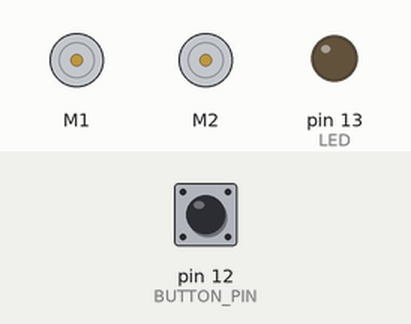
Recording of a sketch running on a simulated Arduino Uno, built with avr-gcc and run on an emulated ATmega328P. On the bench: 2 × DC motor (green arrow = forward, orange = backward, longer = faster), output pins drawn as LEDs (lit = HIGH). The inputs (shaded band) are chosen by the test bench; at power-on: pin 12 (BUTTON_PIN) HIGH.

Above: at 1.2 s.
1.3 s: pin 12 (BUTTON_PIN) pulled LOW for 0.15 s
At 2.1 s:
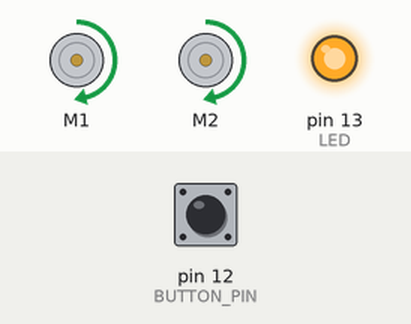
4.4 s: pin 12 (BUTTON_PIN) pulled LOW for 3.2 s
At 6.1 s:
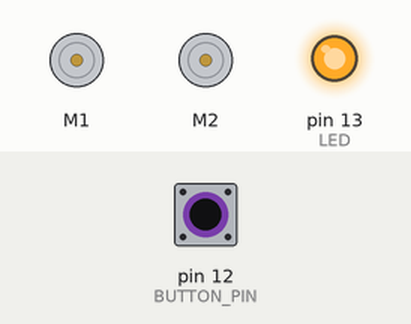
9.1 s: pin 12 (BUTTON_PIN) pulled LOW for 1 s
At 10.5 s:
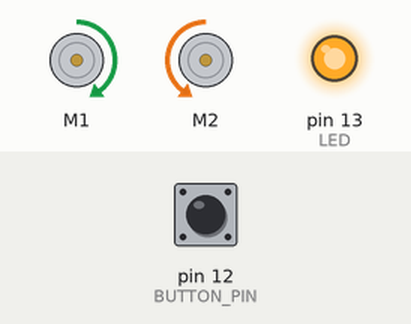
Timing chart, 0 to 19.1 s (numbered marks = the images above; inputs shaded):
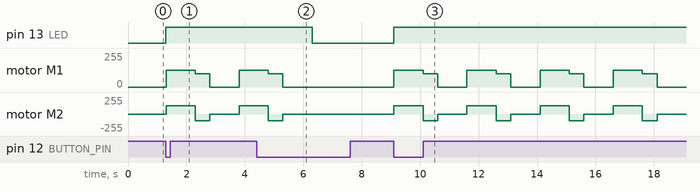

Measured:
- after the input at 1.3 s, pin 13 (LED): LOW → HIGH at once; motor M1: stopped → forward 124/255 at once, → forward 99/255 1.0 s later, → stopped 0.50 s later, → forward 124/255 1.0 s later; motor M2: stopped → forward 124/255 at once, → backward 99/255 1.0 s later, → stopped 0.50 s later, → forward 124/255 1.0 s later
- after the input at 4.4 s, pin 13 (LED): HIGH → LOW after 1.9 s; motor M1, motor M2: goes on until 5.3 s, then stays stopped
- after the input at 9.1 s, pin 13 (LED): LOW → HIGH at once; motor M1: stopped → forward 124/255 at once, then repeats every 2.5 s: forward 99/255 0.50 s, stopped 1.0 s, forward 124/255 1.0 s; motor M2: stopped → forward 124/255 at once, then repeats every 2.5 s: backward 99/255 0.50 s, stopped 1.0 s, forward 124/255 1.0 s

The sketch:

Activity1_C1_Solution.ino
```cpp
/******************************************************************************
 * EAIT Mining Workshop Activity 1: Drive forward, turn & reverse
 *
 * This activity introduce the driving functions to get the RedBot moving
 *
 * Hardware setup:
 * The power switch must be on, the motors must be connected, and the board
 * must be receiving power from the battery. The motor switch must also be
 * switched to RUN.
 *
 * 04 Feb 2022 R. Danam
 *****************************************************************************/

// This line "includes" the RedBot library into your sketch. It provides
// special objects, methods, and functions for the RedBot.
#include <RedBot.h>

#define IDLE 0          // RedBot is IDLE when it is stationary
#define ACTIVE 1        // RedBot is ACTIVE when it is moving
#define BUTTON_PIN 12   // Define BUTTON_PIN as pin 12 on the microcontroller
#define LED 13          // Define LED as pin 13 on the microcontroller

/*****************************************************************************/
/*                            GLOBAL VARIABLES                               */
/*****************************************************************************/

// Instantiate the motor control object. This only needs to be done once
RedBotMotors motors;

// Program variables
unsigned long debounceDuration; // store pushbutton debounce duration
unsigned long lastTimeButtonStateChanged; // record time of button press
byte buttonState, lastButtonState; // state variables to store button values
int motionState; // state variable to indicate whether RedBot is moving or not


/*****************************************************************************/
/*                          REDBOT CONTROL FUNCTIONS                         */
/*****************************************************************************/
/**
 * Implements the pushbutton as a toggle the RedBot motionState variable
 * between ACTIVE and IDLE, i.e when the RedBot is moving or stationary,
 * respectively. Each press of the button will change the motionState variable
 * from ACTIVE to IDLE or from IDLE to ACTIVE.
 */
void setMotionState() {
  // Check if difference in current time given by millis() and the last time
  // the button was pressed is greater than 50ms
  if (millis() - lastTimeButtonStateChanged > debounceDuration) {
    // Read the current button pin value and store this in buttonState
    // buttonState is LOW when button is pressed, HIGH when not pressed
    buttonState = digitalRead(BUTTON_PIN);

    // Check if the current buttonState is not equal to the lastButtonState
    if (buttonState != lastButtonState) {
      // Record the time when the button was pressed
      lastTimeButtonStateChanged = millis();
      lastButtonState = buttonState; // Update the lastButtonState value

      if (buttonState == LOW) { // if button is pressed
        // Use a ternary operator to update the motion state
        // syntax: (condition) ? value_if_true : value_if_false
        motionState = (motionState == ACTIVE) ? IDLE: ACTIVE;
      }
    }
  }
}

/*****************************************************************************/
/*                          REDBOT DRIVE FUNCTIONS                           */
/*****************************************************************************/
/**
 * Implements RedBotMotors methods to turn both wheels so that the RedBot
 * drives forward
 */
void driveForward() {
  motors.drive(125);  // Turn on Left and right motors
  delay(1000);          // delay for 1000 ms
  motors.stop();        // Stops both motors
}

/**
 * Implements RedBotMotors methods to turn both wheels so that the RedBot
 * moves backward
 */
void reverse() {
  motors.drive(-125);
  delay(1000);    // delay for 1000 ms
  motors.stop();  // brake() motors
  delay(500);     // delay for 500 ms
}

/**
 * Implements RedBotMotors methods to turn both wheels so that the RedBot
 * pivots on the spot to the right in a clockwise motion
 */
void pivotRight() {
  motors.rightMotor(-100);    // Turn CCW at motorPower of 100
  motors.leftMotor(-100);     // Turn CCW at motorPower of 100
  delay(500);     // delay for 500 ms
  motors.brake(); // brake() motors
  delay(1000);    // delay for 1000 ms
}

/**
 * Implements RedBotMotors methods to turn both wheels so that the RedBot
 * pivots on the spot to the left in a counter-clockwise motion
 */
void pivotLeft() {
  motors.rightMotor(100);    // Turn CW at motorPower of 100
  motors.leftMotor(100);     // Turn CW at motorPower of 100
  delay(500);     // delay for 500 ms
  motors.brake(); // brake() motors
  delay(1000);    // delay for 1000 ms
}

/**
 * Uses the functions above to move the RedBot so it traces out a square or
 * a rectangle
 */
void moveRedBot() {
  driveForward();

  // Need to tweak the values in rightMotor() & leftMotors() so that it turns
  // 90 degrees accurately
  pivotRight();
}

/*****************************************************************************/
/*                                  MAIN                                     */
/*****************************************************************************/
void setup() {
  pinMode(LED, OUTPUT); // The RedBot has an LED connected to pin 13.

  // Initialise global variables
  motionState = IDLE; // RedBot begins in an IDLE state
  debounceDuration = 50; // miliseconds
  lastTimeButtonStateChanged = 0;
  lastButtonState = LOW; // button is LOW when pressed, HIGH when not pressed
}

void loop() {
  setMotionState(); // Checks if pushbutton is pressed and sets motionState

  if (motionState == ACTIVE) { // if motionState is ACTIVE
    digitalWrite(LED, HIGH); // Turn LED on when RedBot is moving
    moveRedBot();
  } else {
    digitalWrite(LED, LOW); // Turn LED off when RedBot is stationary
    motors.stop();
  }
}
```
